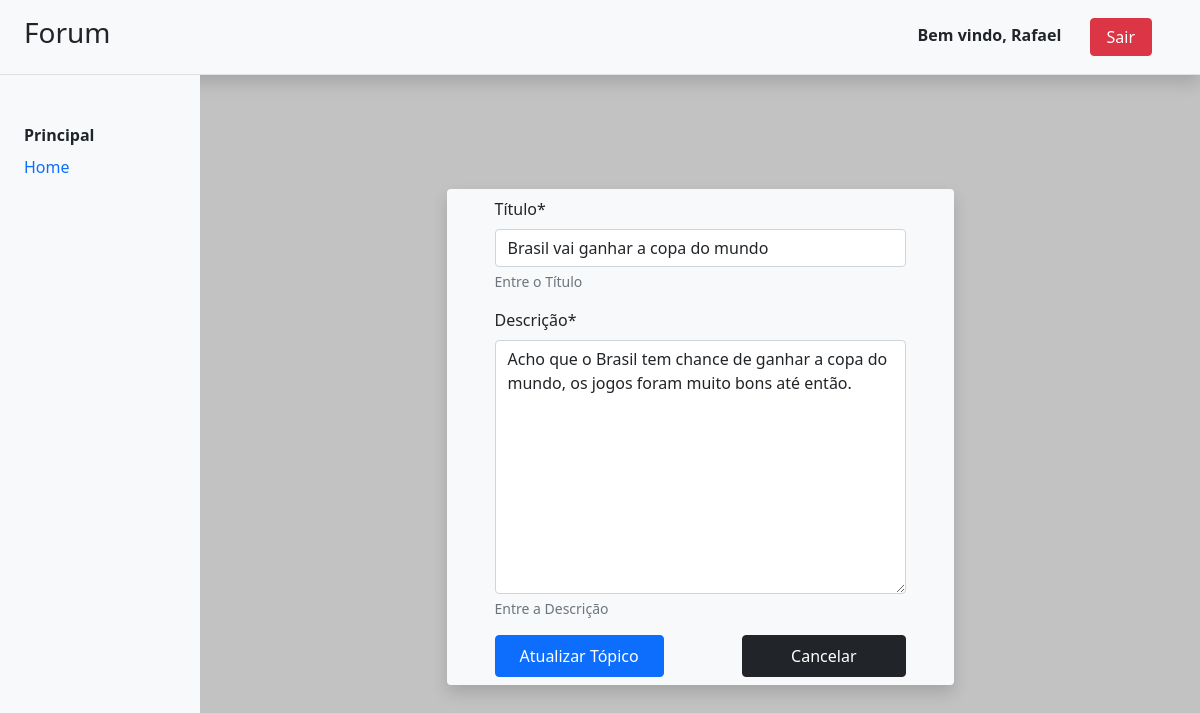
The app's page /topicos/atualiza/19 (signed in) with its own data.
### forum/models.py (models this page shows, shortened)
class Topic(models.Model):
    title = models.CharField(
        max_length=100, help_text='Entre o Título', unique=True, verbose_name='Título')
    description = models.TextField(
        help_text='Entre a Descrição', verbose_name='Descrição')
    author = models.ForeignKey(
        User, on_delete=models.CASCADE)
    date = models.DateTimeField(
        default=django.utils.timezone.now
    )
    tags = TaggableManager()

### forum/views.py (the view, shortened to what this page needs)
# urls.py: path('topicos/atualiza/<int:pk>', views.TopicUpdateView.as_view(), name='topics-update'),
class TopicUpdateView(View):
    def get(self, request, pk, *args, **kwargs):
        if not request.user.is_authenticated:
            return HttpResponseRedirect("/login")
        topic = Topic.objects.get(pk=pk)
        tags = Tag.objects.all()
        form = TopicModel2Form(instance=topic)
        context = { 'form': form, 'tags':tags }
        return render(request, 'forum/pages/topicsUpdate.html', context)

### forum/forms.py
class TopicModel2Form(forms.ModelForm):
    class Meta:
        model = Topic
        fields = ['title', 'description', 'tags']

### forum/templates/forum/pages/topicsUpdate.html (shortened to what this page needs)
{% extends 'forum/pages/base.html' %}
{% load crispy_forms_tags %}
{% load static %}
{% block content %}
<div class="d-flex justify-content-center align-items-center h-100">
    <form action="" method="POST" class="bg-light shadow rounded px-5 py-2">
        {{ form|crispy }}
        <div class="d-flex justify-content-between">
            <button class="btn btn-primary px-4 py-2" type="submit">Atualizar Tópico</button>
            <a class="btn btn-dark px-5 py-2" href="{% url 'forum:topics-list' %}">Cancelar</a>
        </div>
    </form>
</div>
{% endblock %}

### forum/templates/forum/pages/base.html (shortened to what this page needs)
{% load static %}
<!DOCTYPE html>
<html>
<head>
    <link href="{% static 'forum/css/pages/base.css' %}" rel="stylesheet">
    <link href="https://cdn.jsdelivr.net/npm/bootstrap@5.0.2/dist/css/bootstrap.min.css" rel="stylesheet">
</head>
<body class="container-fluid background">
    <div class="row bg-light border-bottom shadow py-3 align-items-center">
        <div class="h3 col-auto col-md-3 col-xl-2 d-flex align-items-center px-4">
            Forum
        </div>
        <div class="col d-flex px-5 justify-content-end">
            {% if not user.is_authenticated %}
            <div>
                <a href="{% url 'forum:user-register' %}" class="btn btn-outline-primary px-4">Cadastrar-se</a>
                <a href="/login" class="btn btn-primary px-5">Entrar</a>
            </div>
            {% else %}
            <div>
                <span class="fw-bold mx-4">Bem vindo, {{user.username}}</span>
                <a href="/logout" class="btn btn-danger px-3">Sair</a>
            </div>
            {% endif %}
        </div>
    </div>
    <div class="row flex-nowrap">
        <aside class="col-auto col-md-3 col-xl-2 bg-light h-aside pt-5 px-0">
            <ul class="nav flex-column mb-sm-auto mb-0 align-items-center align-items-sm-start" id="menu">
                <p class="fw-bolder px-4">Principal</p>
                <li class="item nav-item d-block w-100">
                    <a href="/" class="nav-link px-4">Home</a>
                </li>
            </ul>
        </aside>
        <main class="col py-5 mh-content p-content overflow-scroll">
            {% block content %}
            {% endblock %}
        </main>
    </div>
</body>
</html>

### forum/static/forum/css/pages/base.css (style rules this page uses)
html, body { height: 100%; }
p { margin: 0 !important; padding: 0 !important; }
.p-content { padding-left: 180px !important; padding-right: 180px !important; }
.h-aside { height: calc(100vh - 74.6px) !important; }
.mh-content { max-height: calc(100vh - 74.6px) !important; }
.background { background-color: rgb(194, 194, 194); }

### records on screen
Topic: title "Brasil vai ganhar a copa do mundo", description "Acho que o Brasil tem chance de ganhar a copa do mundo, os jogos foram muito bons até então."

### other values on screen
{{ user.username }} "Rafael"
